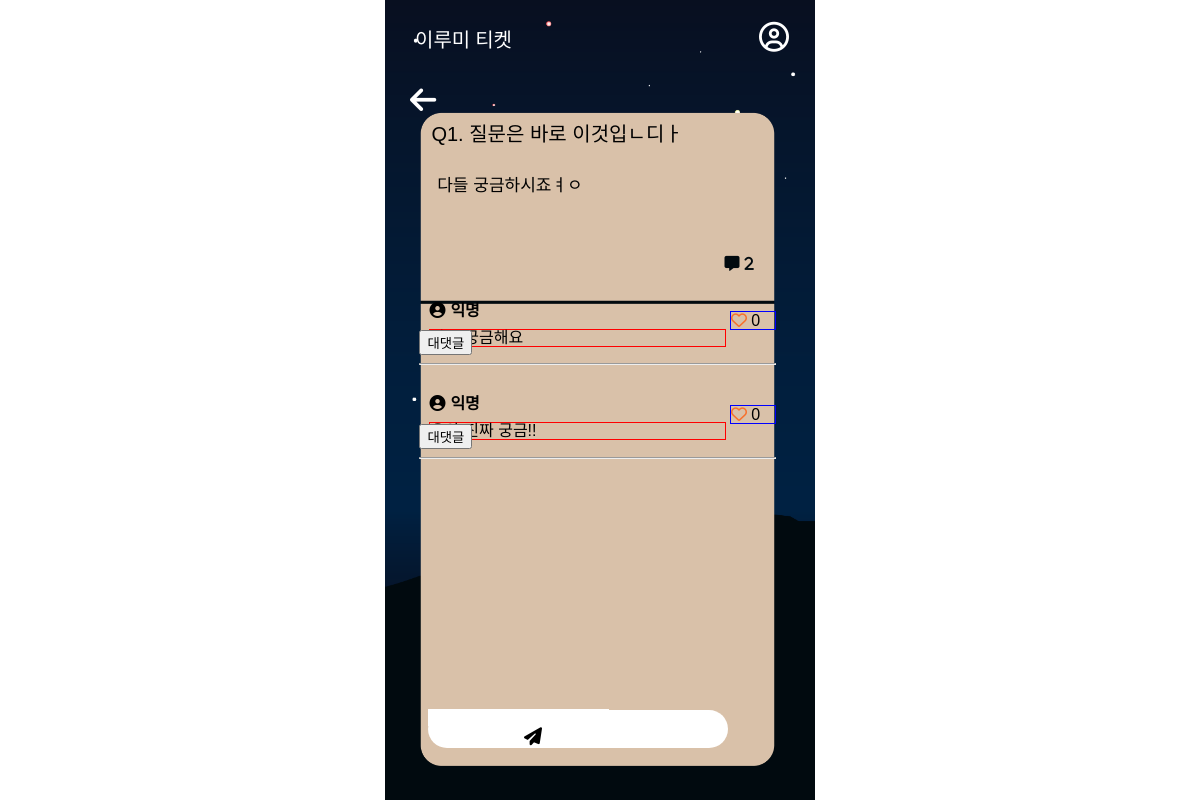
Before: /qnapage/qnadetail/1/ with the older database file.
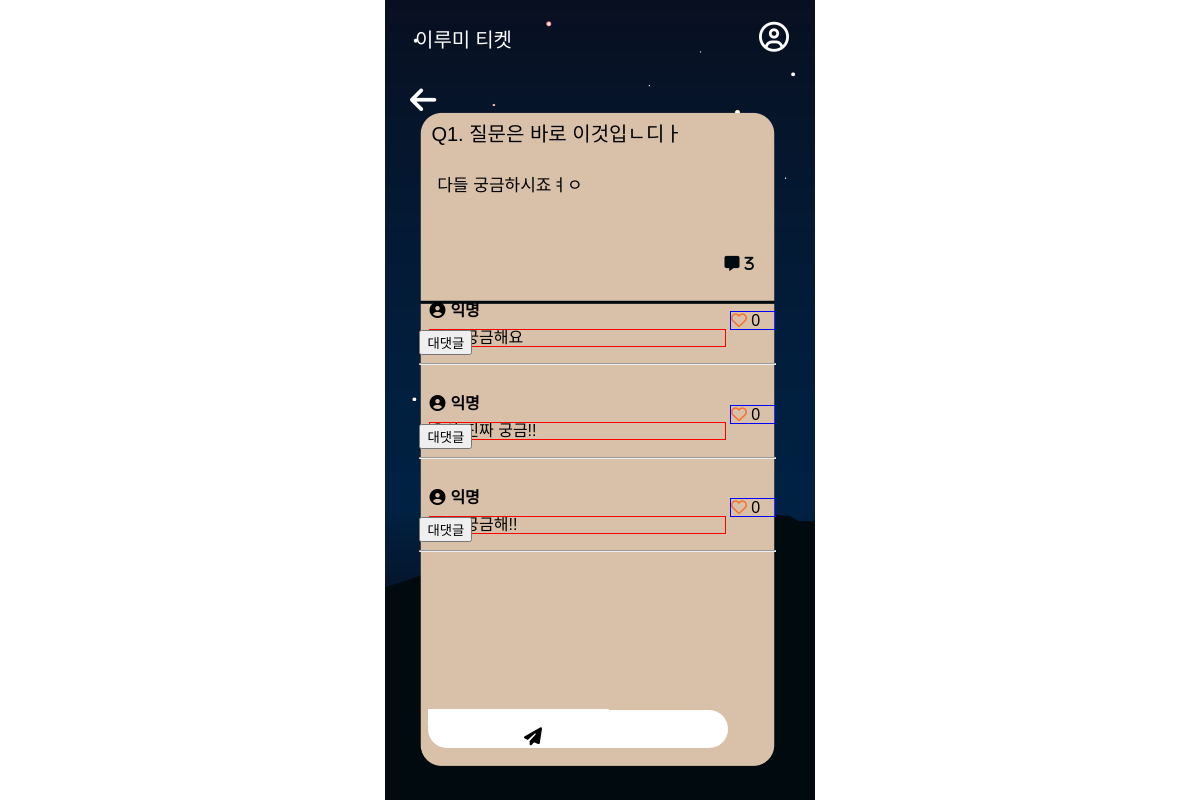
After: the same page with the newer database file.
### qnapage/models.py (models this page shows, shortened)
class QnaComment(models.Model):
    content = models.TextField()
    pub_date = models.DateTimeField()
    writer = models.ForeignKey(User, null=False, blank=False, on_delete=models.CASCADE)
    qna = models.ForeignKey(Qna, null=False, blank=False, on_delete=models.CASCADE)
    comment_like = models.ManyToManyField(User, related_name='comment_likes', blank=True)
    comment_like_count = models.PositiveIntegerField(default = 0)

### qnapage/views.py (the view, shortened to what this page needs)
# urls.py: path('qnadetail/<int:id>/', qnadetail, name="qnadetail"),
def qnadetail(request, id):
    qna = get_object_or_404(Qna, pk = id)
    if request.method == 'GET':
        comments = QnaComment.objects.filter(qna = qna)
        total_count = comments.count() + QnaReply.objects.filter(comment__in=comments).count()
        return render(request, 'qnapage/qnadetail.html',{
            'qna':qna,
            'comments':comments,
            'total_count':total_count,
            })
    return render(request, 'qnapage/qnadetail.html', {'qna':qna})

### qnapage/templates/qnapage/qnadetail.html (shortened to what this page needs)
{% extends 'base.html' %}
{% block content %}
<!DOCTYPE html>
<html>
<head>
    <link rel="stylesheet" href="/static/css/qnadetail.css">
</head>
<body>
    <div class="wallpaper">
        <div class="backk">
            <a class="back" href="{% url 'qnapage:qnalistrecent' %}"><i class="fa-solid fa-arrow-left" style="color: #ffffff;"></i></a>
        </div>
        <div class = "text-wrapper">
            <section class="admintitle">
                <div class="title">
                    {{ qna.title }}
                    <div class="comment">
                        <i class="fa-solid fa-message" style="color: #010a0f;">{{ total_count }}</i>
                    </div>
                </div>
                <div class="body">
                    <p>{{ qna.body }}</p>
                </div>
            </section>
    <div class="comment_container">
        <div class="comment_list">
            {% for c in comments %}
                <div class="username">
                    <i class="fa-solid fa-circle-user"><span id="user">익명</span></i>
                </div>
                <div class="user-content">
                    <p class="content">{{c.content}}</p>
            <section class="likebutton">
                <a href="{% url 'qnapage:comment_likes' c.id %}">
                        {% if user in c.comment_like.all %}
                    <i class="fa-solid fa-heart filled" style="color: #f8702c;"></i>
                        {% else %}
                    <i class="fa-regular fa-heart" style="color: #f8702c;"></i>
                    {% endif %}
                    </a>
                {{ c.comment_like_count }}
            </section>
        </div>
                <div class="replies">
                    <button class="reply-toggle">대댓글</button>
                    <hr class="line">
                </div>
            {% endfor %}
        </div>
    </div>
    </div>
    <div class="comment_form">
        <form method="POST" action="{% url 'qnapage:qnadetail' qna.id %}">
            <input class="post-text" type="text" name="content" required>
            <button class="submit-button" type="submit">
                <i class="fa-solid fa-paper-plane"></i>
            </button>
        </form>
    </div>
</div>
</body>
</html>
{% endblock %}

Changed rows visible on the page:
added QnaComment: content "나도 궁금해!!", comment_like_count "0"
Other visible differences:
{{ total_count }}: "2" → "3"
